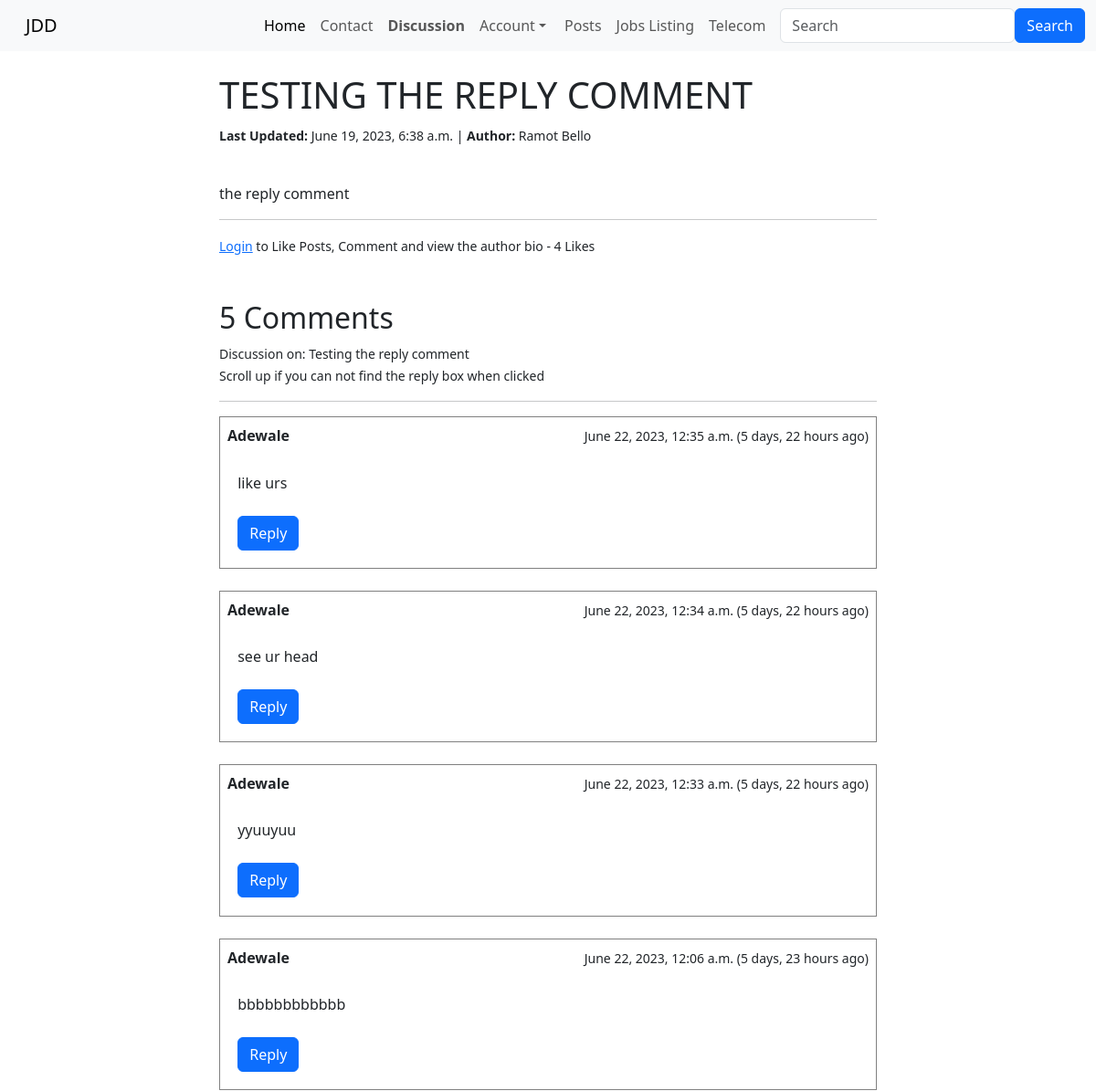
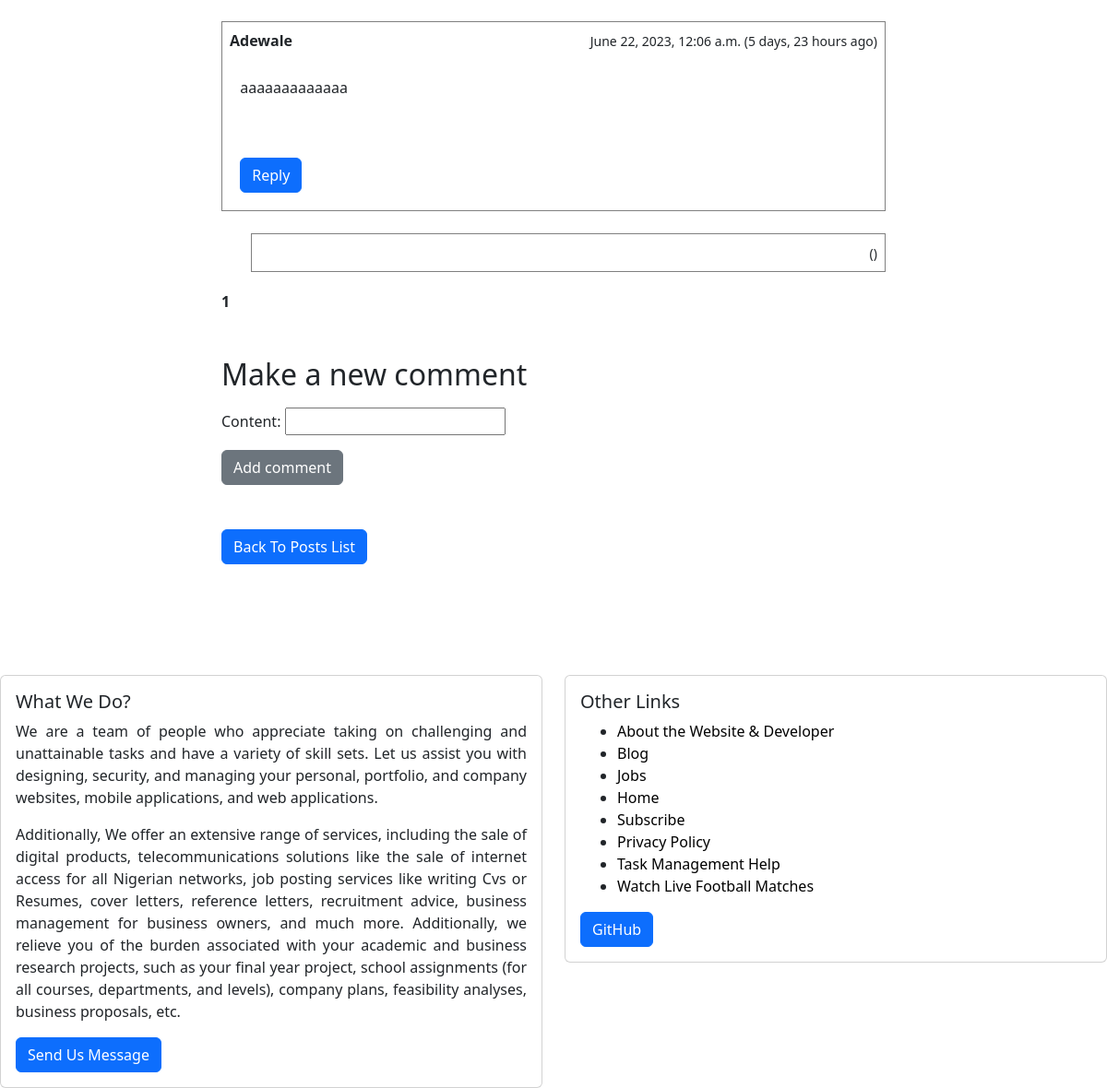
The page /blog/62/ on the database its author committed (2 pictures, top to bottom).
### index/models.py (models this page shows, shortened)
class BlogPost(models.Model):
    author = models.ForeignKey(User, on_delete=models.CASCADE)
    title = models.CharField(max_length=255, unique=True)
    date = models.DateTimeField(auto_now_add=True)
    category = models.CharField(max_length=150, default='uncategorized')
    content = RichTextField(blank=True, null=True, unique=True)
    headline = models.TextField(max_length=255)
    likes = models.ManyToManyField(User, related_name='blog_posts')
    def total_likes(self):
        return self.likes.count()

class Comment(MPTTModel):
    user = models.ForeignKey(User, on_delete=models.CASCADE)
    post = models.ForeignKey(BlogPost, on_delete=models.CASCADE, related_name='comments')
    content = RichTextField(blank=True, null=True)
    date = models.DateTimeField(auto_now_add=True)
    status = models.BooleanField(default=True)
    parent = TreeForeignKey('self', on_delete=models.CASCADE, null=True, blank=True, related_name='replies')
    class MPTTMeta:
        order_insertion_by = ['date']
    class Meta:
        ordering = ('date', )

### index/views.py (the view)
# urls.py: path('blog/<int:pk>/', BlogDetailsView.as_view(), name='blog_details'),
class BlogDetailsView(DetailView):
    model = models.BlogPost
    template_name = 'home/blog_details.html'
    paginate_by = 5  # Number of comments per page
    context_object_name = 'post'
    def get_context_data(self, **kwargs):
        context = super().get_context_data(**kwargs)
        post = self.get_object()
        comments = post.comments.filter(status=True).order_by('-date')
        paginator = Paginator(comments, self.paginate_by)
        page_number = self.request.GET.get('page')
        try:
            page_obj = paginator.page(page_number)
        except PageNotAnInteger:
            page_obj = paginator.page(1)
        except EmptyPage:
            page_obj = paginator.page(paginator.num_pages)
        total_comments = comments.count()  # Get the total number of comments
        context['comments'] = page_obj
        context['comment_form'] = NewCommentForm()
        context['total_likes'] = post.total_likes()
        context['liked'] = post.likes.filter(id=self.request.user.id).exists()
        context['total_comments'] = total_comments  # Add total_comments to the context
        return context

### account/forms.py
class NewCommentForm(forms.ModelForm):
    content = forms.CharField(widget=CKEditorWidget())
    parent = TreeNodeChoiceField(queryset=Comment.objects.all())
    def __init__(self, *args, **kwargs):
        super().__init__(*args, **kwargs)
        self.fields['parent'].required = False
        self.fields['parent'].label = ''
        self.fields['parent'].widget.attrs.update({'class': 'd-none'})
    class Meta:
        model = Comment
        fields = ('parent', 'content')

### index/templates/home/blog_details.html (shortened to what this page needs)
{% extends 'home/base.html' %}
{% load static %}
{% load humanize %}
{% load mptt_tags %}
{% block body %}
<div class="container">
    <div class="row justify-content-center">
        <div class="col-lg-8">
            <div class="post-container">
                <div class="post-title">
                    <h1>{{ object.title | upper }}</h1>
                    {% if user.is_authenticated %}
                    <small>
                        <b>Last Updated:</b> {{ object.date }} | <b>Author:</b> {{ object.author.first_name }}
                        {{ object.author.last_name }} |
                        <b>Category:</b> <a href="{% url 'index:category_list' object.category %}">{{ object.category }}</a> |
                        {% if object.author.id == user.id %}
                        <a href="{% url 'index:edit_post' object.pk %}">(Edit)</a> |
                        <a href="{% url 'index:delete_post' object.pk %}">(Delete)</a>
                        {% endif %}
                    </small> <br> <br>
                    <p>
                        {{ object.content | safe }}
                    </p>
                    <hr>
                    <form action="{% url 'index:like_post' object.pk %}" method="post">
                        {% csrf_token %}
                        {% if liked %}
                        <button type="submit" class="btn btn-danger" name="post_id" value="{{ object.id }}">Unliked
                        </button> - {{ total_likes }} Likes
                        {% else %}
                        <button type="submit" class="btn btn-success" name="post_id" value="{{ object.id }}">Likes -
                            {{ total_likes }}</button>
                        {% endif %}
                    </form>
                    {% else %}
                    <div >
                        <small>
                            <b>Last Updated:</b> {{ object.date }} | <b>Author:</b> {{ object.author.first_name }}
                            {{ object.author.last_name }}
                        </small> <br> <br>
                        <p>
                            {{ object.content | safe }}
                        </p>
                        <hr>
                        <small>
                            <a href="{% url 'login' %}">Login</a> to Like Posts, Comment and view the author bio -
                            {{ total_likes }} Likes
                        </small>
                    </div>
                    {% endif %}
                </div>
<br><br>
                <div>
                    <h2>{{ total_comments }} Comment{{ total_comments|pluralize }}</h2>
                        <small>Discussion on: {{ object.title }}</small> <br>
                        <small>Scroll up if you can not find the reply box when clicked</small><hr>
                    <div>
                        {% for comment in comments %}
                            <div id="{{ comment.id }}">
                                <div style="border: 1px solid gray">
                                    <div class="d-flex">
                                        <div class="p-2 flex-grow-1"><b>{{ comment.user }}</b></div>
                                        <div class="p-2"><small>{{ comment.date }} ({{ comment.date|naturaltime }})</small></div>
                                    </div>
                                    <div style="padding: 1.2rem;">
                                        {{ comment.content | safe }}
                                        {% if comment.level < 3 %} <br><br>
                                            <button type="button" class="btn btn-primary" onclick="myFunction('{{ comment.id }}')">Reply</button>
                                        {% endif %}
                                    </div>
                                </div>
                <br>
                                <div>
                                    {% if not comment.is_leaf_node %}
                                        <div class="children-comment">
                                            {% recursetree comment.get_children %}
                                                <div id="{{ node.id }}">
                                                    <div style="border: 1px solid gray">
                                                        <div class="d-flex">
                                                            <div class="p-2 flex-grow-1"><b>{{ node.user }}</b></div>
                                                            <div class="p-2"><small>{{ node.date }} ({{ node.date|naturaltime }})</small></div>
                                                        </div>
                                                    </div>
                                                </div>
                                            {% endrecursetree %}
                                        </div>
                                    {% endif %}
                                </div>
                            </div>
                        {% endfor %}
                    </div>
                    <div class="pagination">
                        {% for page_num in comments.paginator.page_range %}
                            {% if page_num == comments.number %}
                                <span class="pagination-number current-page">{{ page_num }}</span>
                            {% else %}
                                <a href="?page={{ page_num }}" class="pagination-link">{{ page_num }}</a>
                            {% endif %}
                        {% endfor %}
                    </div>
                    <br><br>
                    <div>
                        <h2>Make a new comment</h2>
                        <form id="myForm" method="POST" action="{% url 'index:add_comment' object.id %}">
                            {{ comment_form.as_p }}
                            <button type="submit" class="btn btn-secondary">Add comment</button>
                        </form>
                    </div>
                </div>
                <br><br>
                <a href="{% url 'index:blog_list' %}" class="btn btn-primary">Back To Posts List</a><br><br>
            </div>
        </div>
    </div>
</div>
{% endblock %}

### index/templates/home/blog_details.html (style rules this page uses)
.post-title { margin: auto; text-align: justify; max-width: 55rem; width: 100%; }
.children-comment { margin-left: 2rem; }
.pagination { margin-top: 20px; text-align: center; }
.current-page { font-weight: bold; }

### rows shown on the page
BlogPost: title "TESTING THE REPLY COMMENT", date "June 19, 2023, 6:38 a.m.", author.first_name "Ramot", author.last_name "Bello", content "the reply comment", title "Testing the reply comment"
Comment: user "Adewale", date "June 22, 2023, 12:35 a.m.", date "5 days, 22 hours ago", content "like urs"
Comment: user "Adewale", date "June 22, 2023, 12:34 a.m.", date "5 days, 22 hours ago", content "see ur head"
Comment: user "Adewale", date "June 22, 2023, 12:33 a.m.", date "5 days, 22 hours ago", content "yyuuyuu"
Comment: user "Adewale", date "June 22, 2023, 12:06 a.m.", date "5 days, 23 hours ago", content "bbbbbbbbbbbb"
Comment: user "Adewale", date "June 22, 2023, 12:06 a.m.", date "5 days, 23 hours ago", content "aaaaaaaaaaaaa"

### other values the page prints
{{ total_likes }} "4"
{{ total_comments }} "5"
{{ page_num }} "1"
